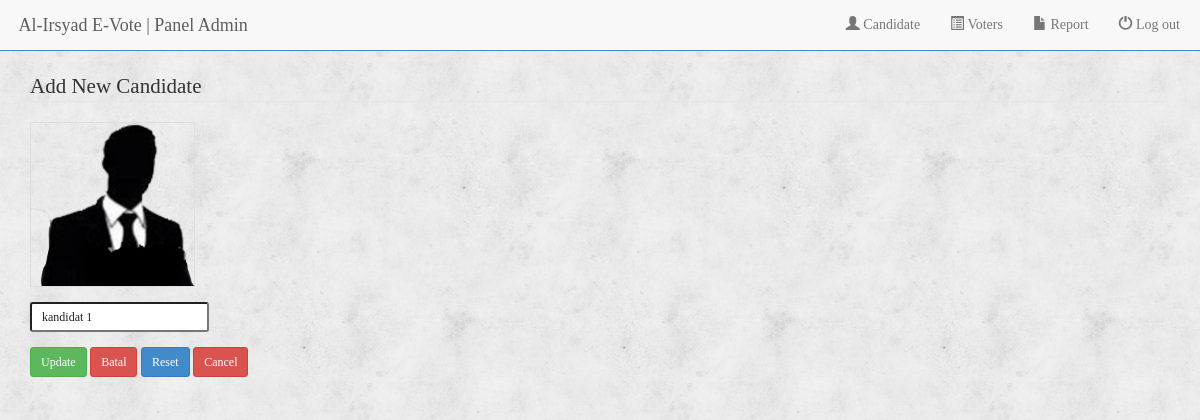
Screenshot of /admin/index.php?page=tambah_kandidat&req=edit&id=1 (signed in) with the database file from the repository.
### tables this page shows
CREATE TABLE IF NOT EXISTS `master_kandidat` (
  `id` int(11) NOT NULL,
  `nama_kandidat` varchar(255) NOT NULL,
  `foto` varchar(255) NOT NULL
);

### admin/model/data_kandidat/kandidat.proses.php (called while the page is built, shortened)
<?php
if(isset($_GET['req'])){
	$req = $_GET['req'];
	$id = $_GET['id'];
	$data_kandidat = mysql_fetch_array(mysql_query("select * from master_kandidat where master_kandidat.id = '$id'"));
	if($req == "edit"){
		$title_val = "Update"; $btn_name = "update"; $btn_val = "Update";
		$nama_kandidat = $data_kandidat['nama_kandidat'];
		$pic_src = $data_kandidat['foto'];
	}
}else{
	$title_val = "Tambah"; $btn_name = "simpan"; $btn_val = "Simpan";
	$nama_kandidat = "";
	$pic_src = "images/no-image.jpg";
}
		?><script> alert('Data sudah tersedia'); </script>

### admin/model/data_kandidat/kandidat.form.php (the view, shortened to what this page needs)
<?php  include "kandidat.proses.php"; ?>
<div class="container">
	<fieldset>
		<legend> Add New Candidate</legend>
		<form method="post" id="formKandidat" enctype="multipart/form-data">
			<div class="form-group">
				<div class="hiddenFileInputContainter">
					<img id="imagePreview" class="imagePreview table-bordered" src="<?=$pic_src?>" />
				</div>
			</div>
			<div class="form-group">
				<input type="text" name="nama_kandidat" value="<?=$nama_kandidat?>" class="input-sm" placeholder="Nama Kandidat">
			</div>
			<div class="form-group">
				<input type="submit" name="<?=$btn_name?>" value="<?=$btn_val?>" class="btn btn-sm btn-success">
				<?=(isset($_GET['req']) ? '<input type="button" value="Batal" class="btn btn-sm btn-danger">':'')?>
				<input type="reset" value="Reset" class="btn btn-sm btn-primary">
                <button type="button" id="btn_cancel" class="btn btn-sm btn-danger">Cancel</button>
			</div>
		</form>
	</fieldset>
</div>

### rows the page displays
master_kandidat: foto (picture), nama_kandidat "kandidat 1"
